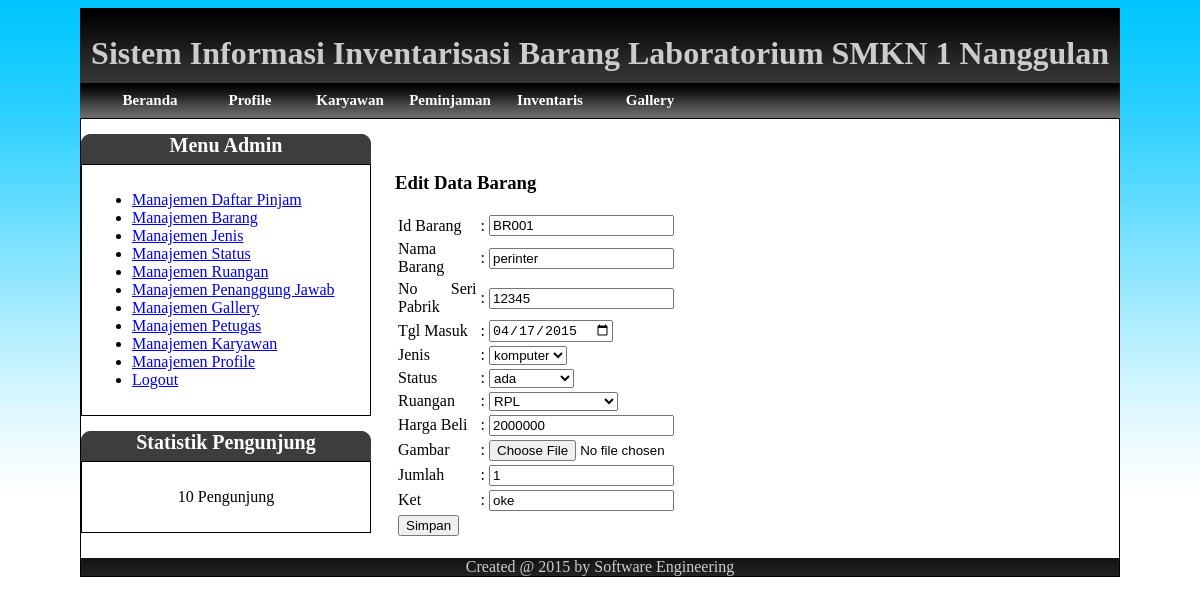
Page /barang_edit.php?id=BR001 (signed in) on the committed database.
### tables this page shows
CREATE TABLE IF NOT EXISTS `tb_barang` (
  `id_barang` char(5) NOT NULL,
  `nama` varchar(25) NOT NULL,
  `no_seri_pabrik` int(11) NOT NULL,
  `tgl_masuk` date NOT NULL,
  `id_jenis` int(11) NOT NULL,
  `id_status` int(10) NOT NULL,
  `id_ruangan` int(10) NOT NULL,
  `harga_beli` varchar(25) NOT NULL,
  `gambar` char(50) NOT NULL,
  `jml` int(50) NOT NULL,
  `ket` text NOT NULL
);

CREATE TABLE IF NOT EXISTS `tb_jenis` (
`id_jenis` int(11) NOT NULL,
  `jenis` varchar(50) NOT NULL,
  `satuan` varchar(10) NOT NULL,
  `ket` text NOT NULL
);

CREATE TABLE IF NOT EXISTS `tb_status` (
`id_status` int(10) NOT NULL,
  `status` varchar(10) NOT NULL,
  `ket` text NOT NULL
);

CREATE TABLE IF NOT EXISTS `tb_ruangan` (
  `id_ruangan` int(10) NOT NULL,
  `ruangan` varchar(25) NOT NULL,
  `ket` text NOT NULL
);

### barang_edit.php (the view, shortened to what this page needs)
<?php
include('header.php');
if ($_GET && !$_POST) {
    $id = $_GET['id'];
    $sql = "SELECT * FROM tb_barang WHERE id_barang='".$id."'";
    $query = mysql_query($sql) or die(mysql_error());
    $hasil = mysql_fetch_array($query) or die(mysql_error());
}
?>
<?php include('sidebox.php'); ?>
<h3> Edit Data Barang</h3>
<form method="post" action="">
    <table width="350" border="0">
        <tr>
            <td>Id Barang</td>
            <td>:</td>
            <td><label>
                    <input name="id_barang" type="text" id="id_barang" value="<?php echo $hasil['id_barang']; ?>" />
                </label></td>
        </tr>
        <tr>
            <td>Nama Barang</td>
            <td>:</td>
            <td><label>
                    <input name="nama" type="text" id="nama" value="<?php echo $hasil['nama']; ?>" />
                </label></td>
        </tr>
        <tr>
            <td>No Seri Pabrik</td>
            <td>:</td>
            <td><label>
                    <input name="no_seri_pabrik" type="text" id="no_seri_pabrik" value="<?php echo $hasil['no_seri_pabrik']; ?>" />
                </label></td>
        </tr>
        <tr>
            <td>Tgl Masuk</td>
            <td>:</td>
            <td><label>
                    <input name="tgl_masuk" type="date" id="tgl_masuk" value="<?php echo $hasil['tgl_masuk']; ?>" />
                </label></td>
        </tr>
        <tr>
            <td>Jenis</td>
            <td>:</td>
            <td><label>
                    <select name="id_jenis" id="id_jenis">
<?php
$sql_jenis = "SELECT * FROM tb_jenis ORDER BY id_jenis";
$query_jenis = mysql_query($sql_jenis) or die(mysql_error());
while ($jenis = mysql_fetch_array($query_jenis)) {
    ?>
                            <option value="<?php echo $jenis['id_jenis']; ?>" <?php if ($jenis['id_jenis'] == $hasil['id_jenis']) {
        echo 'selected';
    } ?>><?php echo $jenis['jenis']; ?></option>
                            <?php
                        }
                        ?>
                    </select>
                </label></td>
        </tr>
        <tr>
            <td>Status</td>
            <td>:</td>
            <td><label>
                    <select name="id_status" id="id_status">
<?php
$sql_status = "SELECT * FROM tb_status ORDER BY id_status";
$query_status = mysql_query($sql_status) or die(mysql_error());
while ($status = mysql_fetch_array($query_status)) {
    ?>
                            <option value="<?php echo $status['id_status']; ?>" <?php if ($status['id_status'] == $hasil['id_status']) {
        echo 'selected';
    } ?>><?php echo $status['status']; ?></option>
                            <?php
                        }
                        ?>
                    </select>
                </label></td>
        </tr>
        <tr>
            <td><label>Ruangan</label></td>
            <td>:</td>
            <td><label>
                    <select name="id_ruangan" id="id_ruangan">
<?php
$sql_ruangan = "SELECT * FROM tb_ruangan ORDER BY id_ruangan";
$query_ruangan = mysql_query($sql_ruangan) or die(mysql_error());
while ($ruangan = mysql_fetch_array($query_ruangan)) {
    ?>
                            <option value="<?php echo $ruangan['id_ruangan']; ?>"<?php if ($ruangan['id_ruangan'] == $hasil['id_ruangan']) {
        echo 'selected';
    } ?>><?php echo $ruangan['ruangan']; ?></option>
                            <?php
                        }
                        ?>
                    </select>
                </label></td>
        </tr>
        <tr>
            <td>Harga Beli</td>
            <td>:</td>
            <td><label>
                    <input name="harga_beli" type="text" id="harga_beli" value="<?php echo $hasil['harga_beli']; ?>" ></textarea>
                </label></td>
        </tr>
        <tr>
            <td>Gambar</td>
            <td>:</td>
            <td><label>
                    <input name="gambar" type="file" id="gambar" />
                </label></td>
        </tr>
        <tr>
            <td>Jumlah</td>
            <td>:</td>
            <td><label>
                    <input name="jml" type="text" id="jml" value="<?php echo $hasil['jml']; ?> "/>
                </label></td>
        </tr>
        <tr>
            <td>Ket</td>
            <td>:</td>
            <td><label>
                    <input name="ket" type="text" id="ket" value="<?php echo $hasil['ket']; ?> "/>
                </label></td>
        </tr>
        <tr>
            <td><label>
                    <input type="submit" name="Submit" value="Simpan" />
                </label></td>
            <td>&nbsp;</td>
            <td><input name="id" type="hidden" id="id" value="<?php echo $hasil['id_barang']; ?>"></td>
        </tr>
    </table>
</form>
<?php include('footer.php'); ?>

### style/style.css (style rules this page uses)
body { background:url(images/bg_body.jpg) repeat-x; }

### rows in the picture
tb_barang: id_barang "BR001", nama "perinter", no_seri_pabrik "12345", tgl_masuk "04/17/2015", id_jenis "komputer", id_status "ada", id_ruangan "RPL", harga_beli "2000000", jml "1", ket "oke"
